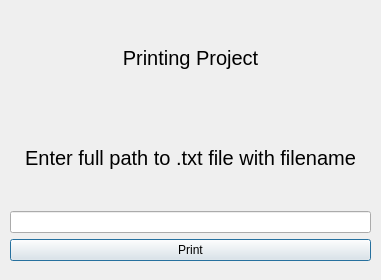
<?xml version="1.0" encoding="UTF-8"?>
<ui version="4.0">
 <class>PrintSelectedProject</class>
 <widget class="QDialog" name="PrintSelectedProject">
  <property name="geometry">
   <rect>
    <x>0</x>
    <y>0</y>
    <width>381</width>
    <height>280</height>
   </rect>
  </property>
  <property name="windowTitle">
   <string>Dialog</string>
  </property>
  <widget class="QWidget" name="verticalLayoutWidget">
   <property name="geometry">
    <rect>
     <x>10</x>
     <y>10</y>
     <width>361</width>
     <height>251</height>
    </rect>
   </property>
   <layout class="QVBoxLayout" name="verticalLayout">
    <item>
     <widget class="QLabel" name="label_2">
      <property name="font">
       <font>
        <pointsize>15</pointsize>
       </font>
      </property>
      <property name="text">
       <string>Printing Project</string>
      </property>
      <property name="alignment">
       <set>Qt::AlignCenter</set>
      </property>
     </widget>
    </item>
    <item>
     <widget class="QLabel" name="label">
      <property name="font">
       <font>
        <pointsize>15</pointsize>
       </font>
      </property>
      <property name="text">
       <string>Enter full path to .txt file with filename</string>
      </property>
      <property name="alignment">
       <set>Qt::AlignCenter</set>
      </property>
     </widget>
    </item>
    <item>
     <widget class="QLineEdit" name="PSPlineEdit"/>
    </item>
    <item>
     <widget class="QPushButton" name="PSPpushButton">
      <property name="text">
       <string>Print</string>
      </property>
     </widget>
    </item>
   </layout>
  </widget>
 </widget>
 <resources/>
 <connections/>
</ui>
